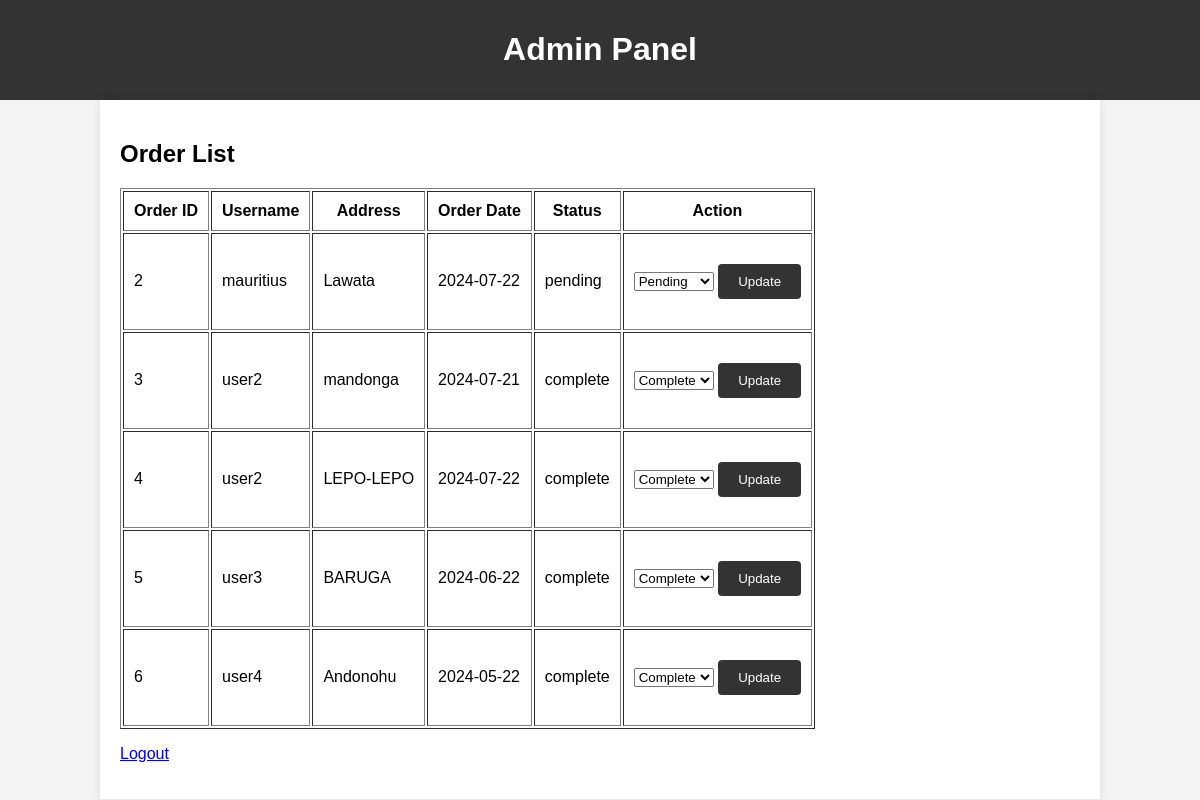
Screenshot of /admin.php (signed in) with the database file from the repository.
### tables this page shows
CREATE TABLE `orders` (
  `id` int(11) NOT NULL,
  `user_id` int(11) DEFAULT NULL,
  `address` text NOT NULL,
  `order_date` date NOT NULL,
  `status` varchar(50) DEFAULT 'pending'
);

CREATE TABLE `users` (
  `id` int(11) NOT NULL,
  `username` varchar(50) NOT NULL,
  `password` varchar(255) NOT NULL,
  `role` enum('customer','admin') DEFAULT 'customer'
);

### admin.php (the view, shortened to what this page needs)
<?php
require 'db/config.php';
$sql = "SELECT orders.id, users.username, orders.address, orders.order_date, orders.status
        FROM orders
        JOIN users ON orders.user_id = users.id";
$result = $conn->query($sql);
?>
<!DOCTYPE html>
<html lang="en">
<head>
    <link rel="stylesheet" href="css/style.css">
</head>
<body>
    <header>
        <h1>Admin Panel</h1>
    </header>
    <div class="container">
        <h2>Order List</h2>
        <table border="1" cellpadding="10">
            <tr>
                <th>Order ID</th>
                <th>Username</th>
                <th>Address</th>
                <th>Order Date</th>
                <th>Status</th>
                <th>Action</th>
            </tr>
            <?php
            if ($result->num_rows > 0) {
                while($row = $result->fetch_assoc()) {
                    echo "<tr>
                            <td>{$row['id']}</td>
                            <td>{$row['username']}</td>
                            <td>{$row['address']}</td>
                            <td>{$row['order_date']}</td>
                            <td>{$row['status']}</td>
                            <td>
                                <form method='POST' action=''>
                                    <input type='hidden' name='order_id' value='{$row['id']}'>
                                    <select name='status'>
                                        <option value='pending'".($row['status'] == 'pending' ? ' selected' : '').">Pending</option>
                                        <option value='complete'".($row['status'] == 'complete' ? ' selected' : '').">Complete</option>
                                    </select>
                                    <input type='submit' value='Update'>
                                </form>
                            </td>
                          </tr>";
                }
            } else {
                echo "<tr><td colspan='6'>No orders found</td></tr>";
            }
            ?>
        </table>
        <p><a href="logout.php">Logout</a></p>
    </div>
</body>
</html>

### css/style.css (style rules this page uses)
body { font-family: Arial, sans-serif; background-color: #f4f4f4; margin: 0; padding: 0; }
.container { width: 80%; margin: 0 auto; padding: 20px; background: #fff; box-shadow: 0 0 10px rgba(0, 0, 0, 0.1); }
header { background: #333; color: #fff; padding: 10px 0; text-align: center; }
form { margin: 20px 0; }
form input[type="submit"] { padding: 10px 20px; background: #333; color: #fff; border: 0; border-radius: 4px; cursor: pointer; }

### rows the page displays
orders: id "2", user.username "mauritius", address "Lawata", order_date "2024-07-22", status "pending", status "Pending"
orders: id "3", user.username "user2", address "mandonga", order_date "2024-07-21", status "complete", status "Complete"
orders: id "4", user.username "user2", address "LEPO-LEPO", order_date "2024-07-22", status "complete", status "Complete"
orders: id "5", user.username "user3", address "BARUGA", order_date "2024-06-22", status "complete", status "Complete"
orders: id "6", user.username "user4", address "Andonohu", order_date "2024-05-22", status "complete", status "Complete"
